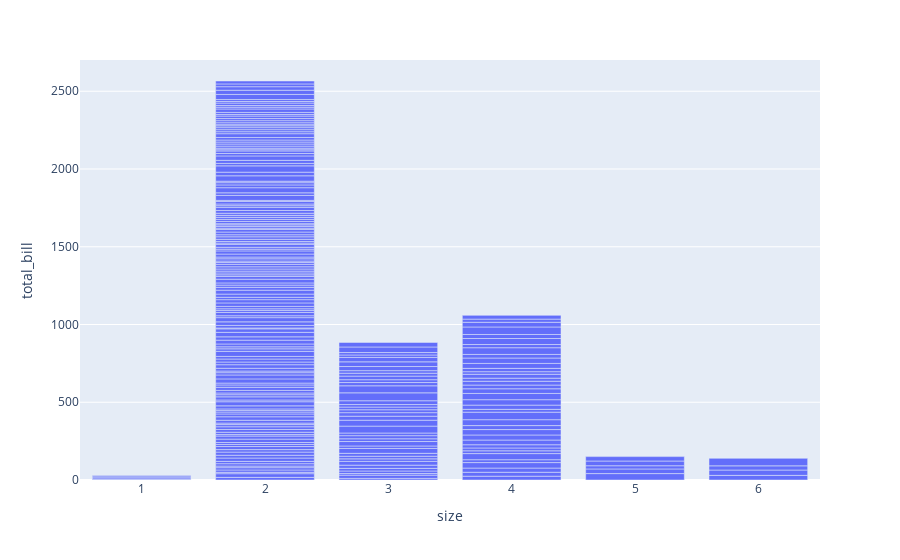

Write notebook code for a chart like this one.
### Markdown cell above
# barplot

직선으로 오차구간을 보여준다 : errorbar   
-> 에러바가 클수록 변동성이 크다    
반대로 크지 않다면 거의 비슷하다, 평균의 차이가 유의미하지 않다    
추가 분석 필요 - 단일 변수로 설명력이 부족하다    
총액, 시간대, 성별 등 변수를 활용하여 설명할 수 있도록 한다

### Code cell
px.bar(
    data_frame=tip_df,
    x='size',
    y='total_bill'
)

### Figure 1 — Plotly figure (JSON) as saved in the notebook; plotly's stock layout.template omitted (floating-point values rounded to 4 significant figures; data arrays with more than 128 entries replaced by an {"elided": "..."} marker saying what was removed)
{"data": [{"hovertemplate": "size=%{x}<br>total_bill=%{y}<extra></extra>", "legendgroup": "", "marker": {"color": "#636efa", "pattern": {"shape": ""}}, "name": "", "orientation": "v", "showlegend": false, "textposition": "auto", "type": "bar", "x": {"elided": "244 int values"}, "xaxis": "x", "y": {"elided": "244 float values"}, "yaxis": "y"}], "layout": {"barmode": "relative", "legend": {"tracegroupgap": 0}, "margin": {"t": 60}, "xaxis": {"anchor": "y", "domain": [0, 1], "title": {"text": "size"}}, "yaxis": {"anchor": "x", "domain": [0, 1], "title": {"text": "total_bill"}}}}
